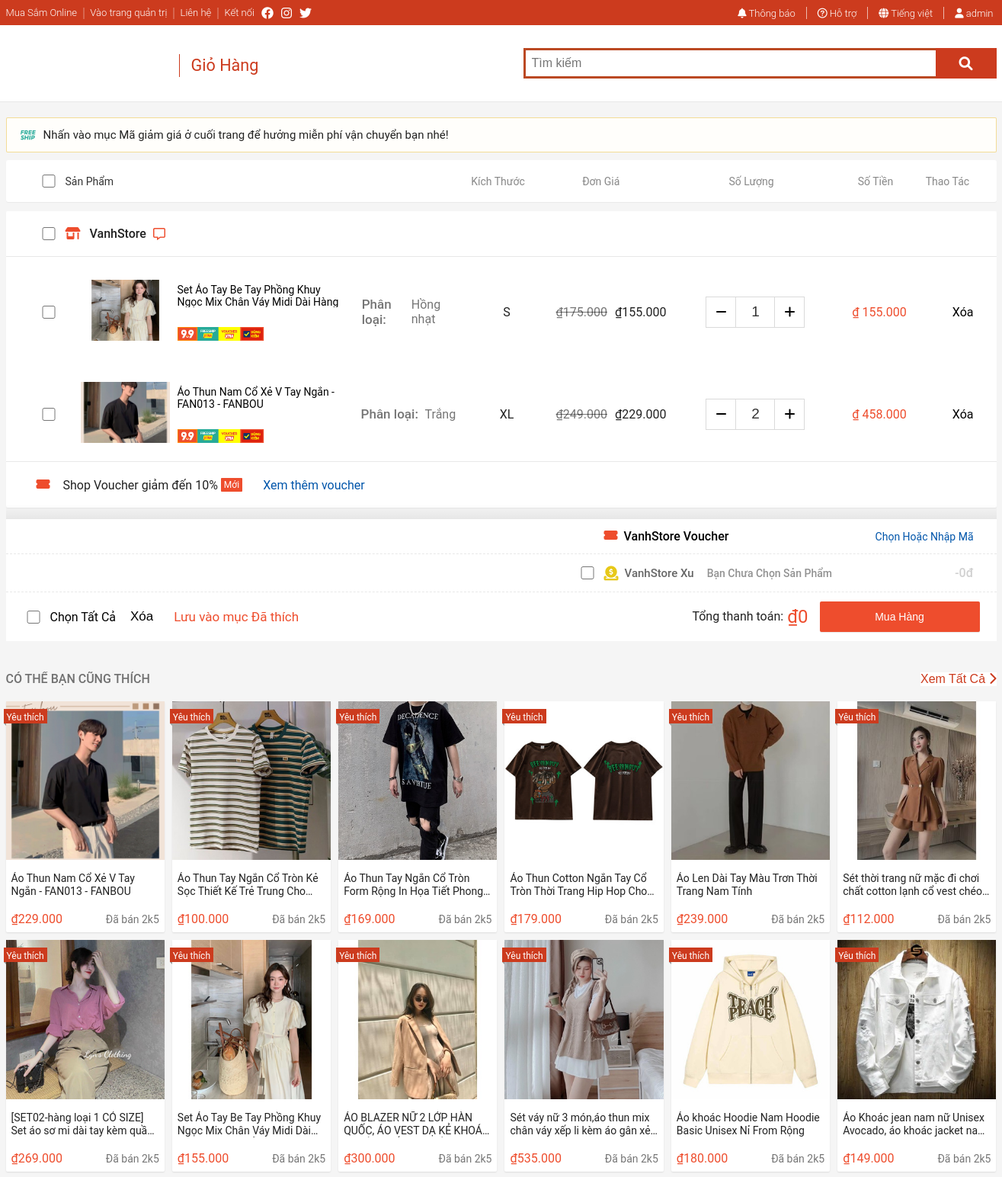
The page /index.php?action=gio-hang (signed in, upper part) on the database its author committed.
### tables this page shows
CREATE TABLE `users` (
  `user_id` int NOT NULL,
  `first_name` varchar(100) NOT NULL,
  `last_name` varchar(100) NOT NULL,
  `email` varchar(100) NOT NULL,
  `user_image` varchar(255) DEFAULT NULL,
  `password` varchar(100) NOT NULL,
  `phone` varchar(100) DEFAULT NULL,
  `date` date NOT NULL,
  `address` varchar(255) DEFAULT NULL,
  `gender` varchar(10) NOT NULL,
  `role` int NOT NULL DEFAULT '0'
);

CREATE TABLE `cart` (
  `cart_id` int NOT NULL,
  `user_id` int NOT NULL,
  `product_id` int NOT NULL,
  `amount` int NOT NULL,
  `size` varchar(100) NOT NULL,
  `color` varchar(100) NOT NULL,
  `create_at` timestamp NOT NULL DEFAULT CURRENT_TIMESTAMP
);

CREATE TABLE `products` (
  `product_id` int NOT NULL,
  `product_name` varchar(100) NOT NULL,
  `price` double(10,2) NOT NULL,
  `sale` double(10,2) DEFAULT NULL,
  `images` text,
  `search_count` int NOT NULL DEFAULT '0',
  `product_gender` varchar(20) DEFAULT NULL,
  `description` text NOT NULL,
  `create_at` timestamp NOT NULL DEFAULT CURRENT_TIMESTAMP,
  `category_id` int NOT NULL
);

### views/giohang.php (the view, shortened to what the rows shown need)
<div class="container">
    <?php
        if(!empty($listCart)) {
            ?>
                <form action="<?= $_SERVER['REQUEST_URI'] ?>" id="formSendCart" onsubmit="return sendDeleteCart()" method="POST">
                    <div class="cheked__product">
                        <main>
                            <div class="if-swd">
                                    <div class="_48e0yS">
                                        <div>
                                                <?php
                                                    foreach($listCart as $cart) {
                                                        $sotien = $cart['sale'] * $cart['amount'];
                                                        ?>
                                                            <div class="Eb+POp">
                                                                <div class="VPZ9zs">
                                                                    <div class="zoXdNN">
                                                                        <div class="lgcEHJ">
                                                                            <label class="stardust-checkbox">
                                                                                <input class="stardust-checkbox__input checkBox__productCart checkbox_productcart access__color" id="checkBox__productCart" <?= $_GET['idCart'] == $cart['cart_id'] ? "checked" : "" ?> type="checkbox" name="id_cart[]" value="<?= $cart['cart_id'] ?>">
                                                                            </label>
                                                                        </div>
                                                                        <div class="link-img-product">
                                                                            <div class="box-img-product">
                                                                                <div class="div-box-imgA">
                                                                                    <a href="index.php?action=chi-tiet-sanpham&detail_product=<?= $cart['product_id'] ?>">
                                                                                        <img class="img-product-item" src="./public/upload/image/product/<?= explode(",", $cart['images'])[0] ?>" alt="">
                                                                                    </a>
                                                                                </div>
                                                                                <div class="title-text-product">
                                                                                    <a href="" class="text-img-content">
                                                                                        <?= $cart['product_name'] ?>
                                                                                    </a>
                                                                                </div>
                                                                            </div>
                                                                        </div>
                                                                        <div class="color-product">
                                                                            <div class="color-group">
                                                                                <h5>Phân loại:</h5>
                                                                                <p><?= $cart['color'] ?></p>
                                                                            </div>
                                                                        </div>
                                                                        <div class="size__product">
                                                                            <div class="price-flex">
                                                                                <span><?= $cart['size'] ?></span>
                                                                            </div>
                                                                        </div>
                                                                        <div class="price-product">
                                                                            <div class="price-flex flex__price2">
                                                                                <span id="price-throwChange" class="price-money price-chil">
                                                                                    ₫<?= number_format($cart['price'], 0, ",", ".") ?>
                                                                                </span>
                                                                                <span id="price-click" class="price-money">
                                                                                    ₫<?= number_format($cart['sale'], 0, ",", ".") ?>
                                                                                </span>
                                                                            </div>
                                                                        </div>
                                                                        <div class="amount-product">
                                                                            <div class="amount-click-box">
                                                                                <a id="" class="clickAdd__deleteprice_right click_left"><i style="pointer-events: none;" class="fa-solid fa-minus"></i></a>
                                                                                <input disabled type="text" id="" class="amount__flex amount__cartItem" value="<?= $cart['amount'] ?>">
                                                                                <a id="" class="clickAdd__deleteprice_left click_right"><i style="pointer-events: none;" class="fa-solid fa-plus"></i></a>
                                                                            </div>
                                                                        </div>
                                                                        <div class="money-product">
                                                                            <div class="money_price">
                                                                                ₫ <span id="money-send" class="money-send moneysend">
                                                                                    <?= number_format($sotien, 0, ",", ".") ?>
                                                                                </span>
                                                                            </div>
                                                                        </div>
                                                                        <div class="delete-product">
                                                                            <div>
                                                                                <a href="index.php?action=deleteCart&cart_id=<?= $cart['cart_id'] ?>" class="delete-sp">
                                                                                    Xóa
                                                                                </a>
                                                                            </div>
                                                                        </div>
                                                                    </div>
                                                                </div>
                                                            </div>
                                                        <?php
                                                    }
                                                ?>
                                    </div>
                                </div>
                            </div>
                        </main>
                    </div>
                </form>
            <?php
        }
    ?>
</div>
<div class="container">
    <div class="maybe-you-like">
        <div style="display: contents;">
            <div class="productS-link-full-view viewOne">
                <?php
                    foreach($listProduct as $productCart) {
                        ?>
                            <div class="productS-full-link-view">
                                <a href="index.php?action=chi-tiet-sanpham&detail_product=<?= $productCart['product_id'] ?>" class="">
                                    <div class="prd-v2">
                                        <div class="prd-v3">
                                            <div style="pointer-events: none;">
                                                <div class="prd-img-hv">
                                                    <img src="./public/upload/image/product/<?= explode(",", $productCart['images'])[0] ?>" class="prd-img" alt="">
                                                    <div class="yt-prd">
                                                        <div class="yt-chill rgba-yt-chil">
                                                            <span class="span-yt-chil span-yt-prd">Yêu thích</span>
                                                        </div>
                                                    </div>
                                                </div>
                                            </div>
                                            <div class="prd-v3-chil">
                                                <div class="prd-v3-title-text">
                                                    <div class="prd-v3-box-text">
                                                        <div class="prd-v3-text">
                                                            <?= $productCart['product_name'] ?>
                                                        </div>
                                                    </div>
                                                </div>
                                                <div class="prd-v3-price prd-v3-price-bv">
                                                    <div class="prd-v3-price-textChil">
                                                        <span class="prd-v3-price-textChil-span">
                                                            ₫<?= number_format($productCart['sale'], 0,',','.') ?>
                                                        </span>
                                                    </div>
                                                    <div class="check-sub-success">
                                                        Đã bán 2k5
                                                    </div>
                                                </div>
                                            </div>
                                        </div>
                                    </div>
                                </a>
                            </div>
                        <?php
                    }
                ?>
            </div>
        </div>
    </div>
</div>

### views/header-cart/headerCart.php (shortened to what the rows shown need)
<!DOCTYPE html>
<html lang="en">
<head>
    <link rel="stylesheet" href="https://cdnjs.cloudflare.com/ajax/libs/font-awesome/6.0.0/css/all.min.css" />
    <link rel="stylesheet" href="./css/cart.css">
</head>
<body>
    <div class="wrapper">
        <header>
            <div class="header-top container">
                <div class="btn-span">
                    <?php
                    if ($user) {
                    ?>
                        <nav class="navTop">
                            <ul class="userTop">
                                <li class="boxUser">
                                    <a href="index.php?action=user" class="userLog nomation"><i class="fa-solid fa-user"></i> <?= $user ? $user['first_name'] . " " . $user['last_name'] : "" ?></a>
                                </li>
                            </ul>
                        </nav>
                    <?php
                    }
                    ?>
                </div>
            </div>
        </header>
        <div class="nav-hea">
            <div class="header-nav container">
                <a class="a-h1" href="index.php">
                    <h2>Giỏ Hàng</h2>
                </a>
            </div>
        </div>

### rows shown on the page
users: first_name "admin"
cart: shows a picture, product.product_name "Set Áo Tay Be Tay Phồng Khuy Ngọc Mix Chân Váy Midi Dài Hàng…", color "Hồng nhạt", size "S", product.price "175.000", product.sale "155.000", amount "1", sotien "155.000"
cart: shows a picture, product.product_name "Áo Thun Nam Cổ Xẻ V Tay Ngắn - FAN013 - FANBOU", color "Trắng", size "XL", product.price "249.000", product.sale "229.000", amount "2", sotien "458.000"
products: shows a picture, product_name "Áo Thun Nam Cổ Xẻ V Tay Ngắn - FAN013 - FANBOU", sale "229.000"
products: shows a picture, product_name "Áo Thun Tay Ngắn Cổ Tròn Kẻ Sọc Thiết Kế Trẻ Trung…", sale "100.000"
products: images (picture), product_name "Áo Thun Tay Ngắn Cổ Tròn Form Rộng In Họa Tiết…", sale "169.000"
products: shows a picture, product_name "Áo Thun Cotton Ngắn Tay Cổ Tròn Thời Trang Hip Hop…", sale "179.000"
products: shows a picture, product_name "Áo Len Dài Tay Màu Trơn Thời Trang Nam Tính", sale "239.000"
products: shows a picture, product_name "Sét thời trang nữ mặc đi chơi chất cotton lạnh cổ vest…", sale "112.000"
products: shows a picture, product_name "[SET02-hàng loại 1 CÓ SIZE] Set áo sơ mi dài tay kèm…", sale "269.000"
products: shows a picture, product_name "Set Áo Tay Be Tay Phồng Khuy Ngọc Mix Chân Váy Midi…", sale "155.000"
products: shows a picture, product_name "ÁO BLAZER NỮ 2 LỚP HÀN QUỐC, ÁO VEST DẠ KẺ…", sale "300.000"
products: shows a picture, product_name "Sét váy nữ 3 món,áo thun mix chân váy xếp li kèm áo gân…", sale "535.000"
products: shows a picture, product_name "Áo khoác Hoodie Nam Hoodie Basic Unisex Nỉ From Rộng", sale "180.000"
products: shows a picture, product_name "Áo Khoác jean nam nữ Unisex Avocado, áo khoác jacket…", sale "149.000"
